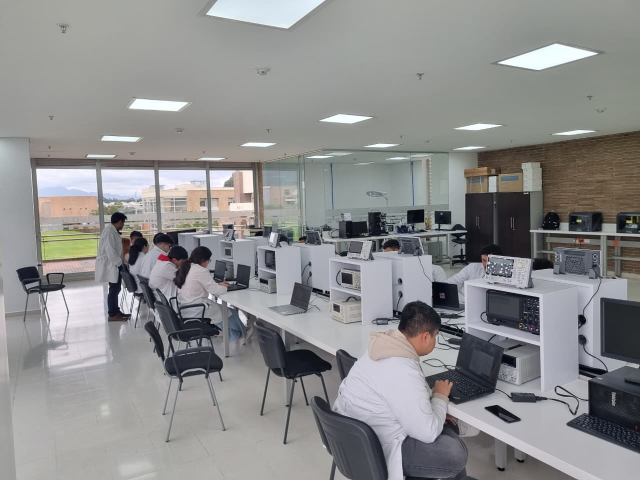
#> input picture imagenes/foto1.jpeg, 1280 x 960 px (shown at 1/2 size); its folder holds only this picture in this run
$ python main.py
#> lines starting #> are read from the running program, lines starting #| are printed output that depends on the picture
### segmentacion.py
"""
segmentacion.py
================
Funciones núcleo para la práctica de "Segmentación por Clustering"
(Ingeniería Mecatrónica).

Cubre los pasos 2 y 3 del PROCEDIMIENTO:
    2. Preparación de los Datos
    3. Desarrollo de la Aplicación (k-means, fuzzy c-means, GMM)
    3. Evaluación (silhouette, Davies-Bouldin, IoU, Dice)

Autor: (completar con nombre del estudiante)
"""

import time
import warnings
import numpy as np

warnings.filterwarnings("ignore", category=FutureWarning)
from skimage import color, io, morphology, util
from skimage.transform import resize
from sklearn.cluster import KMeans
from sklearn.mixture import GaussianMixture
from sklearn.metrics import silhouette_score, davies_bouldin_score
from scipy.ndimage import median_filter

try:
    import skfuzzy as fuzz
    _TIENE_SKFUZZY = True
except ImportError:
    _TIENE_SKFUZZY = False


# ---------------------------------------------------------------------
# 1) PREPARACIÓN DE LOS DATOS
# ---------------------------------------------------------------------

def cargar_imagen(ruta, max_lado=300):
    """
    Carga una imagen desde disco, la convierte a RGB de 3 canales y la
    redimensiona (lado más largo = max_lado) para acotar el costo
    computacional del clustering pixel a pixel.
    """
#> called with ruta = 'imagenes/foto1.jpeg', max_lado = 200
    img = io.imread(ruta)
#> img is the input picture: shape (960, 1280, 3); mean R, G, B 140.5, 140.6, 140.7
    if img.ndim == 2:  # escala de grises -> replicar a 3 canales
        img = color.gray2rgb(img)
    if img.shape[-1] == 4:  # RGBA -> RGB
        img = img[..., :3]

    h, w = img.shape[:2]
#> h = 960; w = 1280
    escala = max_lado / max(h, w)
#> escala = 0.156
    if escala < 1.0:
        nueva_h, nueva_w = int(h * escala), int(w * escala)
#> nueva_h = 150; nueva_w = 200
        img = resize(img, (nueva_h, nueva_w), anti_aliasing=True)
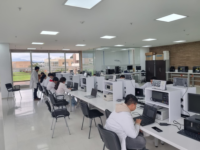
#> img: shape (150, 200, 3) float64; mean R, G, B 0.551, 0.551, 0.552
        img = util.img_as_ubyte(img)
    return img


def convertir_espacio_color(img_rgb, espacio="lab"):
    """
    Convierte una imagen RGB (uint8, 0-255) a 'rgb' o 'lab' (CIELab).
    Devuelve un arreglo float con los 3 canales.
    """
    img_norm = img_rgb.astype(np.float64) / 255.0
    if espacio.lower() == "lab":
        return color.rgb2lab(img_norm)          # L in [0,100], a,b ~[-128,127]
    elif espacio.lower() == "rgb":
        return img_norm * 255.0                  # se deja en 0-255 para normalizar luego
    else:
        raise ValueError("espacio debe ser 'rgb' o 'lab'")


def construir_vector_caracteristicas(img_color, incluir_espacial=True,
                                      peso_espacial=1.0):
    """
    Construye el vector de características por píxel:
        [c1, c2, c3, x_norm, y_norm]   (si incluir_espacial=True)
        [c1, c2, c3]                    (si incluir_espacial=False)

    Todas las columnas se normalizan a media 0 / desviación estándar 1
    (estandarización), y las coordenadas espaciales se multiplican por
    'peso_espacial' para controlar cuánto influyen frente al color.

    Retorna:
        X : ndarray (n_pixeles, n_features) -> listo para clustering
        forma : (alto, ancho) para poder reconstruir la máscara
    """
    h, w, _ = img_color.shape
    canales = img_color.reshape(-1, 3).astype(np.float64)

    # Estandarización por canal (media 0, std 1)
    medias = canales.mean(axis=0)
    stds = canales.std(axis=0) + 1e-8
    canales_norm = (canales - medias) / stds

    if not incluir_espacial:
        return canales_norm, (h, w)

    yy, xx = np.mgrid[0:h, 0:w]
    coords = np.stack([xx.ravel(), yy.ravel()], axis=1).astype(np.float64)
    coords_norm = (coords - coords.mean(axis=0)) / (coords.std(axis=0) + 1e-8)
    coords_norm *= peso_espacial

    X = np.hstack([canales_norm, coords_norm])
    return X, (h, w)


# ---------------------------------------------------------------------
# 2) ALGORITMOS DE CLUSTERING
# ---------------------------------------------------------------------

def segmentar_kmeans(X, k, random_state=42):
    t0 = time.time()
    modelo = KMeans(n_clusters=k, n_init=10, random_state=random_state)
    etiquetas = modelo.fit_predict(X)
    tiempo = time.time() - t0
    return etiquetas, modelo, tiempo


def segmentar_fuzzy_cmeans(X, k, m=2.0, error=1e-5, max_iter=200, seed=42):
    """
    Fuzzy C-Means usando scikit-fuzzy. Devuelve etiquetas duras
    (argmax de la matriz de pertenencia) y la matriz de pertenencia u.
    """
    if not _TIENE_SKFUZZY:
        raise ImportError("Instale scikit-fuzzy: pip install scikit-fuzzy")

    t0 = time.time()
    # skfuzzy espera datos con forma (n_features, n_muestras)
    cntr, u, u0, d, jm, p, fpc = fuzz.cluster.cmeans(
        X.T, c=k, m=m, error=error, maxiter=max_iter, seed=seed
    )
    etiquetas = np.argmax(u, axis=0)
    tiempo = time.time() - t0
    return etiquetas, u, fpc, tiempo


# [7 lines left out: function segmentar_gmm, not called in this run]


# ---------------------------------------------------------------------
# 3) POSPROCESAMIENTO
# ---------------------------------------------------------------------

def posprocesar_mascara(etiquetas_2d, tam_apertura=3, quitar_pequenas=True,
                         area_min=30):
    """
    Aplica un filtro de mediana (reduce el ruido tipo 'sal y pimienta'
    en la etiqueta por vecindad) y, opcionalmente, elimina regiones muy
    pequeñas por cada clase, uniéndolas a la clase vecina dominante.
    """
    suavizada = median_filter(etiquetas_2d, size=tam_apertura)

    if quitar_pequenas:
        salida = suavizada.copy()
        for clase in np.unique(suavizada):
            mascara_clase = suavizada == clase
            limpia = morphology.remove_small_objects(mascara_clase, area_min)
            # Los píxeles removidos se reasignan más adelante (quedan como 'huecos')
            salida[mascara_clase & ~limpia] = -1
        # Rellenar huecos con la etiqueta más cercana (dilatación morfológica simple)
        while np.any(salida == -1):
            huecos = salida == -1
            dilatada = morphology.dilation(np.where(salida == -1, -1, salida))
            salida[huecos] = dilatada[huecos]
            if np.array_equal(dilatada, salida):
                salida[salida == -1] = suavizada[salida == -1]
                break
        return salida
    return suavizada


# ---------------------------------------------------------------------
# 4) MÉTRICAS DE EVALUACIÓN
# ---------------------------------------------------------------------

def calcular_metricas_internas(X, etiquetas, max_muestras=5000, seed=42):
    """
    Calcula silhouette y Davies-Bouldin. Si hay más de max_muestras
    píxeles, se toma una submuestra aleatoria para silhouette
    (costo computacional cuadrático).
    """
    n = X.shape[0]
    resultado = {}

    if len(np.unique(etiquetas)) < 2:
        return {"silhouette": np.nan, "davies_bouldin": np.nan}

    if n > max_muestras:
        rng = np.random.default_rng(seed)
        idx = rng.choice(n, size=max_muestras, replace=False)
        resultado["silhouette"] = silhouette_score(X[idx], etiquetas[idx])
    else:
        resultado["silhouette"] = silhouette_score(X, etiquetas)

    resultado["davies_bouldin"] = davies_bouldin_score(X, etiquetas)
    return resultado


# [30 lines left out: functions calcular_iou_dice, mejor_cluster_vs_referencia, not called in this run]

### main.py
"""
main.py
=======
Ejecuta el pipeline completo de la práctica sobre las imágenes que estén
en la carpeta ./imagenes/ (formatos jpg/png). Si esa carpeta está vacía,
se usan 3 imágenes de ejemplo de scikit-image como placeholder para que
el estudiante pueda probar el código antes de tomar sus propias fotos
de un contexto mecatrónico/industrial (piezas, PCB, banda transportadora,
tornillos, etc.).

Ahora corre de forma COMPARATIVA los 3 algoritmos pedidos en la guía:
    - K-Means
    - Fuzzy C-Means
    - GMM (Gaussian Mixture Model)

Organiza los resultados así, para que sea fácil ver qué caso usó qué
algoritmo (todo se genera con un solo "python3 main.py"):

    resultados/
        <nombre_imagen>/
            kmeans/
                <nombre_imagen>_kmeans_comparacion.png   (figura k x espacio)
                metricas_kmeans.csv                       (una fila por k/espacio)
                metricas_kmeans.txt                       (resumen legible)
            fuzzy_cmeans/
                <nombre_imagen>_fuzzy_cmeans_comparacion.png
                metricas_fuzzy_cmeans.csv
                metricas_fuzzy_cmeans.txt
            gmm/
                <nombre_imagen>_gmm_comparacion.png
                metricas_gmm.csv
                metricas_gmm.txt
        metricas.csv   <- CSV global con TODAS las filas (imagen, algoritmo, espacio, k, métricas)
"""

import os
import glob
import csv
import numpy as np
import matplotlib.pyplot as plt
from skimage import io as skio, data, util

from segmentacion import (
    cargar_imagen, convertir_espacio_color, construir_vector_caracteristicas,
    segmentar_kmeans, segmentar_fuzzy_cmeans, segmentar_gmm,
    posprocesar_mascara, calcular_metricas_internas, mejor_cluster_vs_referencia,
)

CARPETA_IMAGENES = "imagenes"
CARPETA_REFERENCIA = "mascaras_referencia"
CARPETA_RESULTADOS = "resultados"
VALORES_K = [2, 3, 4, 5]
ESPACIOS_COLOR = ["lab", "rgb"]
PESO_ESPACIAL = 1.0          # súbelo (p.ej. 2-3) para forzar regiones más compactas
MAX_LADO = 200                # tamaño máximo de imagen (controla el costo computacional)

# Algoritmos que se corren de forma comparativa en cada imagen.
# clave interna -> nombre "bonito" para títulos/figuras/txt
ALGORITMOS = {
    "kmeans": "K-Means",
    "fuzzy_cmeans": "Fuzzy C-Means",
    "gmm": "GMM",
}

CAMPOS_CSV = ["imagen", "algoritmo", "espacio_color", "k",
              "silhouette", "davies_bouldin", "tiempo_seg", "iou", "dice"]


def preparar_imagenes_ejemplo():
    """Si la carpeta de imágenes está vacía, coloca 3 imágenes de muestra
    (NO reemplazan tus propias fotos industriales: son solo un placeholder)."""
    os.makedirs(CARPETA_IMAGENES, exist_ok=True)
    if glob.glob(os.path.join(CARPETA_IMAGENES, "*")):
        return
    ejemplos = {
        "ejemplo_rocket.png": data.rocket(),
        "ejemplo_coffee.png": data.coffee(),
        "ejemplo_astronaut.png": data.astronaut(),
    }
    for nombre, arr in ejemplos.items():
        skio.imsave(os.path.join(CARPETA_IMAGENES, nombre), util.img_as_ubyte(arr))
    print("[i] No se encontraron imágenes propias: se copiaron 3 imágenes de "
          "muestra en ./imagenes/ solo para poder probar el pipeline. "
          "Reemplázalas por tus 3-5 fotos de un contexto mecatrónico/industrial.")


def cargar_mascara_referencia(nombre_base):
    """Busca en ./mascaras_referencia/ un archivo con el mismo nombre base
    de la imagen (p.ej. pieza1.png -> pieza1_mask.png), binario (0/255)."""
    posibles = glob.glob(os.path.join(CARPETA_REFERENCIA, f"{nombre_base}*"))
    if not posibles:
        return None
    m = skio.imread(posibles[0], as_gray=True)
    return m > 0.5


def ejecutar_algoritmo(algoritmo, X, k):
    """
    Corre el algoritmo pedido (clave interna de ALGORITMOS) sobre X con
    ese k. Devuelve (etiquetas_1d, tiempo_seg). Lanza ImportError si el
    algoritmo requiere una librería que no está instalada (scikit-fuzzy).
    """
    if algoritmo == "kmeans":
        etiquetas, _, tiempo = segmentar_kmeans(X, k)
    elif algoritmo == "fuzzy_cmeans":
        etiquetas, _, _, tiempo = segmentar_fuzzy_cmeans(X, k)
    elif algoritmo == "gmm":
        etiquetas, _, tiempo = segmentar_gmm(X, k)
    else:
        raise ValueError(f"Algoritmo desconocido: {algoritmo}")
    return etiquetas, tiempo


def procesar_algoritmo_para_imagen(algoritmo, nombre_algo, nombre_base,
                                    img_rgb, mascara_ref, carpeta_salida,
                                    escritor_global):
    """
    Corre UN algoritmo (kmeans / fuzzy_cmeans / gmm) sobre UNA imagen,
    barriendo todos los VALORES_K y ESPACIOS_COLOR. Guarda:
        - la figura comparativa dentro de carpeta_salida
        - metricas_<algoritmo>.csv dentro de carpeta_salida
        - metricas_<algoritmo>.txt (resumen legible) dentro de carpeta_salida
        - además escribe cada fila en el CSV global (escritor_global)
    Devuelve la lista de filas (dicts) generadas, o None si el algoritmo
    no se pudo correr (p.ej. falta scikit-fuzzy).
    """
    filas = []

    fig, ejes = plt.subplots(len(ESPACIOS_COLOR), len(VALORES_K) + 1,
                              figsize=(4 * (len(VALORES_K) + 1), 4 * len(ESPACIOS_COLOR)))
    if len(ESPACIOS_COLOR) == 1:
        ejes = ejes[np.newaxis, :]

    try:
        for fila_idx, espacio in enumerate(ESPACIOS_COLOR):
            ejes[fila_idx, 0].imshow(img_rgb)
            ejes[fila_idx, 0].set_title(f"Original\n(espacio: {espacio})")
            ejes[fila_idx, 0].axis("off")

            img_color = convertir_espacio_color(img_rgb, espacio=espacio)
            X, forma = construir_vector_caracteristicas(
                img_color, incluir_espacial=True, peso_espacial=PESO_ESPACIAL
            )

            for col, k in enumerate(VALORES_K, start=1):
                etiquetas, tiempo = ejecutar_algoritmo(algoritmo, X, k)
                etiquetas_2d = etiquetas.reshape(forma)
                etiquetas_2d = posprocesar_mascara(etiquetas_2d)

                metricas = calcular_metricas_internas(X, etiquetas_2d.ravel())

                fila_csv = {
                    "imagen": nombre_base,
                    "algoritmo": nombre_algo,
                    "espacio_color": espacio,
                    "k": k,
                    "silhouette": round(metricas["silhouette"], 4),
                    "davies_bouldin": round(metricas["davies_bouldin"], 4),
                    "tiempo_seg": round(tiempo, 4),
                    "iou": "",
                    "dice": "",
                }

                if mascara_ref is not None:
                    _, iou, dice = mejor_cluster_vs_referencia(etiquetas_2d, mascara_ref)
                    fila_csv["iou"] = round(iou, 4)
                    fila_csv["dice"] = round(dice, 4)

                filas.append(fila_csv)
                escritor_global.writerow(fila_csv)

                ejes[fila_idx, col].imshow(etiquetas_2d, cmap="tab10")
                ejes[fila_idx, col].set_title(f"k={k} | sil={metricas['silhouette']:.2f}")
                ejes[fila_idx, col].axis("off")

    except ImportError as e:
        plt.close(fig)
        print(f"[!] {nombre_base} / {nombre_algo}: se omitió ({e}).")
        return None

    plt.suptitle(f"{nombre_algo} — {nombre_base}", fontsize=14)
    plt.tight_layout()
    ruta_fig = os.path.join(carpeta_salida, f"{nombre_base}_{algoritmo}_comparacion.png")
    plt.savefig(ruta_fig, dpi=130)
    plt.close(fig)

    # CSV específico de este algoritmo/imagen
    ruta_csv_algo = os.path.join(carpeta_salida, f"metricas_{algoritmo}.csv")
    with open(ruta_csv_algo, "w", newline="") as f:
        escritor_algo = csv.DictWriter(f, fieldnames=CAMPOS_CSV)
        escritor_algo.writeheader()
        for fila in filas:
            escritor_algo.writerow(fila)

    # TXT resumen legible (mejor combinación espacio/k según silhouette)
    ruta_txt_algo = os.path.join(carpeta_salida, f"metricas_{algoritmo}.txt")
    mejor = max(filas, key=lambda f: (f["silhouette"] if f["silhouette"] == f["silhouette"] else -1))
    with open(ruta_txt_algo, "w") as f:
        f.write(f"Resumen - {nombre_algo} - imagen: {nombre_base}\n")
        f.write("=" * 60 + "\n\n")
        f.write(f"Mejor configuración (mayor Silhouette):\n")
        f.write(f"  espacio_color = {mejor['espacio_color']}\n")
        f.write(f"  k             = {mejor['k']}\n")
        f.write(f"  silhouette    = {mejor['silhouette']}\n")
        f.write(f"  davies_bouldin= {mejor['davies_bouldin']}\n")
        f.write(f"  tiempo_seg    = {mejor['tiempo_seg']}\n")
        if mejor["iou"] != "":
            f.write(f"  iou           = {mejor['iou']}\n")
            f.write(f"  dice          = {mejor['dice']}\n")
        f.write("\nTodas las combinaciones probadas (espacio_color x k):\n\n")
        f.write(f"{'espacio':<10}{'k':<5}{'silhouette':<12}{'davies_bouldin':<16}{'tiempo_seg':<12}\n")
        for fila in filas:
            f.write(f"{fila['espacio_color']:<10}{fila['k']:<5}"
                    f"{fila['silhouette']:<12}{fila['davies_bouldin']:<16}{fila['tiempo_seg']:<12}\n")

    print(f"[ok] {nombre_base} / {nombre_algo}: figura y métricas guardadas en {carpeta_salida}/")
    return filas


def procesar_imagen(ruta_img, escritor_global):
    nombre_base = os.path.splitext(os.path.basename(ruta_img))[0]
    img_rgb = cargar_imagen(ruta_img, max_lado=MAX_LADO)
    mascara_ref = cargar_mascara_referencia(nombre_base)

    carpeta_imagen = os.path.join(CARPETA_RESULTADOS, nombre_base)
    os.makedirs(carpeta_imagen, exist_ok=True)

    for algoritmo, nombre_algo in ALGORITMOS.items():
        carpeta_algo = os.path.join(carpeta_imagen, algoritmo)
        os.makedirs(carpeta_algo, exist_ok=True)
        procesar_algoritmo_para_imagen(
            algoritmo, nombre_algo, nombre_base, img_rgb, mascara_ref,
            carpeta_algo, escritor_global,
        )
#> this loop made 2 passes
#> pass 1, in procesar_algoritmo_para_imagen, `plt.savefig(ruta_fig, dpi=130)`:
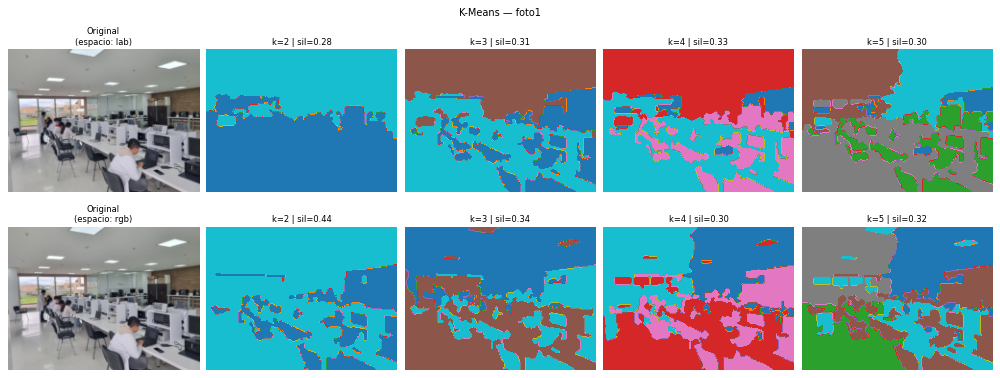
#> figure drawn by matplotlib, 10 panels


def main():
    os.makedirs(CARPETA_RESULTADOS, exist_ok=True)
    preparar_imagenes_ejemplo()

    rutas = sorted(glob.glob(os.path.join(CARPETA_IMAGENES, "*")))
    ruta_csv_global = os.path.join(CARPETA_RESULTADOS, "metricas.csv")

    with open(ruta_csv_global, "w", newline="") as f:
        escritor = csv.DictWriter(f, fieldnames=CAMPOS_CSV)
        escritor.writeheader()
        for ruta in rutas:
            procesar_imagen(ruta, escritor)
#> (the call stopped at in segmentar_fuzzy_cmeans, `cntr, u, u0, d, jm, p, fpc = fuzz.cluster.cmeans( X.T, c=k, m=m, error..`: skfuzzy is not available in this run)

    print(f"\n[ok] Métricas completas (todas las imágenes x algoritmos) guardadas en {ruta_csv_global}")
    print(f"[ok] Revisa resultados/<nombre_imagen>/<algoritmo>/ para figuras y métricas por caso.")


if __name__ == "__main__":
    main()

$ run again, on imagenes/foto2.jpeg
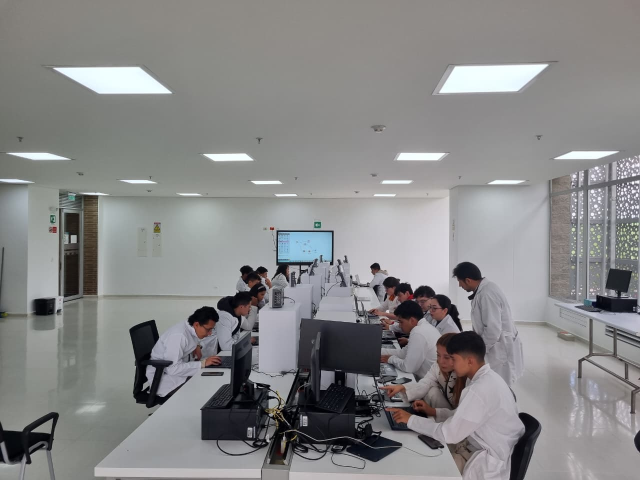
#> input picture imagenes/foto2.jpeg, 1280 x 960 px (shown at 1/2 size)
#> in cargar_imagen, img is the input picture: shape (960, 1280, 3); mean R, G, B 135.6, 135.5, 135.7
#> in cargar_imagen, `img = resize(img, (nueva_h, nueva_w), anti_aliasing=True)`:
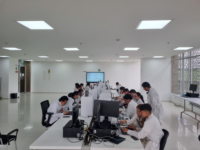
#> img: shape (150, 200, 3) float64; mean R, G, B 0.532, 0.531, 0.532

$ run again, on imagenes/foto3.jpeg
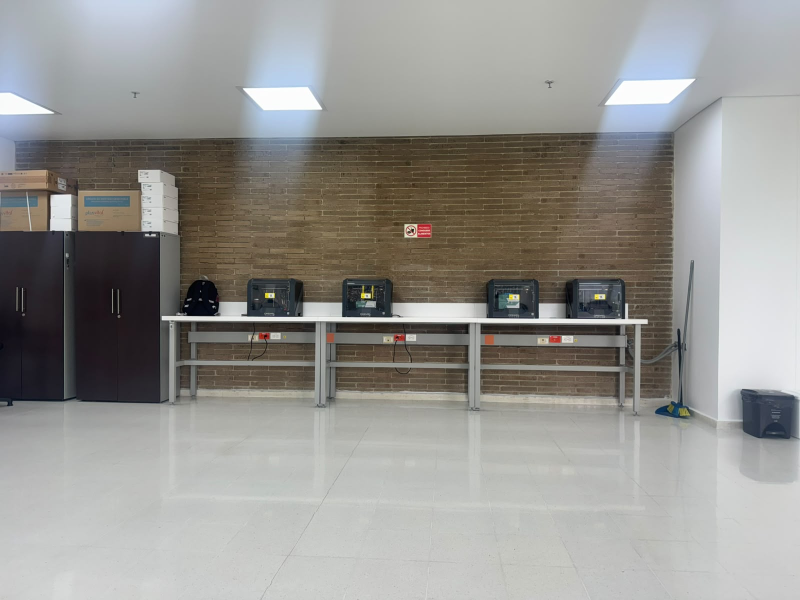
#> input picture imagenes/foto3.jpeg, 1600 x 1200 px (shown at 1/2 size)
#> in cargar_imagen, img is the input picture: shape (1200, 1600, 3); mean R, G, B 149.2, 148, 144.3
#> in cargar_imagen, `img = resize(img, (nueva_h, nueva_w), anti_aliasing=True)`:
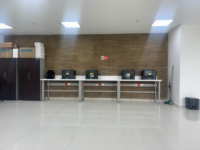
#> img: shape (150, 200, 3) float64; mean R, G, B 0.585, 0.58, 0.566
